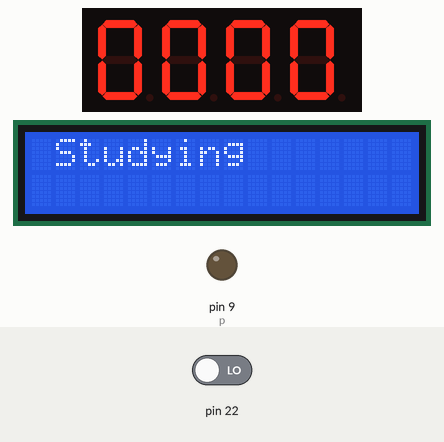
This sketch was run on a simulated Arduino Mega 2560, built with avr-gcc and run on an emulated ATmega2560. Shown: 4-digit seven-segment display, 16×2 character LCD, output pins drawn as LEDs (lit = HIGH). Wiring (inferred from the names in the program): 4-digit 7-segment display, segments lit when HIGH: segments pin 2, pin 3, pin 4, pin 5, pin 6, pin 7, pin 8; digit selects pin 13, pin 12, pin 11, pin 10. The inputs (shaded band) are chosen by the test bench; at power-on: pin 22 LOW. The segment pins are drawn as the display they are named for; pins used as bus, display or sensor lines are not drawn.

Above: at 0.19 s.
At 5.18 s:
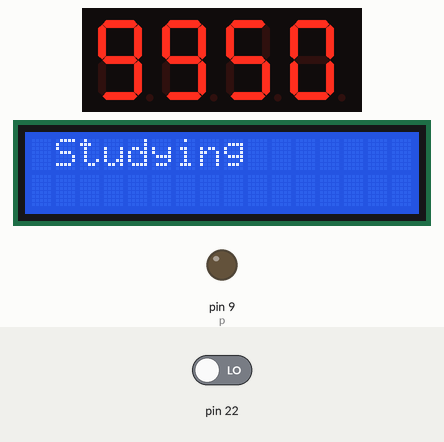
At 10.38 s:
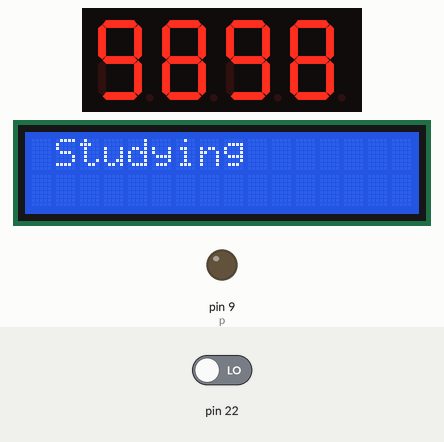
At 20.2 s:
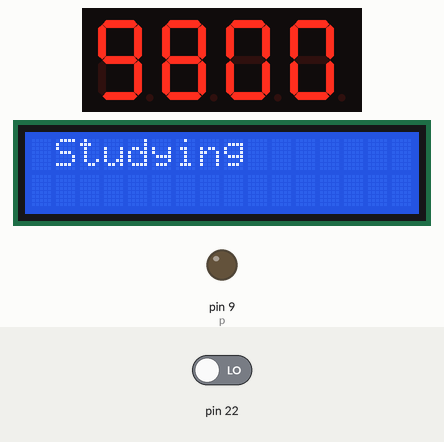
At 29.8 s:
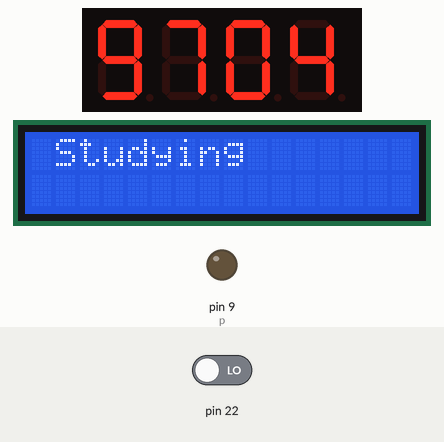
At 39.8 s:
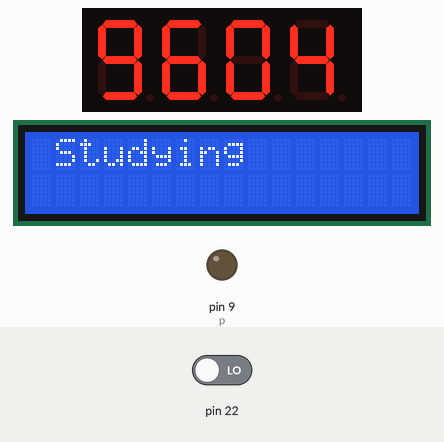

The sketch:

mega_pomodoro.ino
```cpp
#include <TimerOne.h>
#include <Wire.h>
#include <LiquidCrystal_I2C.h>

LiquidCrystal_I2C lcd(0x27,16,2);

//the pins of 4-digit 7-segment display attach to pin2-13 respectively
int a = 2;int b = 3;int c = 4;
int d = 5;int e = 6;int f = 7;
int g = 8;int p = 9;

int d4 = 10;int d3 = 11;
int d2 = 12;int d1 = 13;

long n = 10000;// n represents the value displayed on the LED display. For example, when n=0, 0000 is displayed. The maximum value is 9999.
int x = 100;
int del = 5;//Set del as 5; the value is the degree of fine tuning for the clock
int count = 0;//Set count=0. Here count is a count value that increases by 1 every 0.1 second, which means 1 second is counted when the value is 10

int seconds;
int secs_rem;
int mins;

void setup()
{
  Serial.begin(9600);
  lcd.init();                      // initialize the lcd
  // Print a message to the LCD.
  lcd.backlight();
  lcd.setCursor(1,0);
  lcd.print("Studying");

  //set all the pins of the LED display as output
  for(int i = 2; i<=13; i++){
    pinMode(i, OUTPUT);
  }

  //pause button as input
  pinMode(22, INPUT);

  Timer1.initialize(100000); // set a timer of length 100000 microseconds (or 0.1 sec - or 10Hz => the led will blink 5 times, 5 cycles of on-and-off, per second)
  Timer1.attachInterrupt( add ); // attach the service routine here
  Serial.begin(9600);
}
/***************************************/
#include <SoftwareSerial.h>

void loop()
{
  int PausedButtonState = digitalRead(22);

  clearLEDs();//clear the 7-segment display screen
  pickDigit(0);//Light up 7-segment display d1
  pickNumber((n/1000));// get the value of thousand
  delay(del);//delay 5ms

  clearLEDs();//clear the 7-segment display screen
  pickDigit(1);//Light up 7-segment display d2
  pickNumber(n%1000/100);// get the value of thousand
  delay(del);//delay 5ms

  clearLEDs();//clear the 7-segment display screen
  pickDigit(2);//Light up 7-segment display d3
  pickNumber(n%100/10);// get the value of thousand
  delay(del);//delay 5ms

  clearLEDs();//clear the 7-segment display screen
  pickDigit(3);//Light up 7-segment display d4
  pickNumber(n%10);// get the value of thousand
  delay(del);//delay 5ms


}
/**************************************/
void pickDigit(int x)  //light up a 7-segment display
{
  //The 7-segment LED display is a common-cathode one. So also use digitalWrite to set d1 as high and the LED will go out
  digitalWrite(d1, HIGH);
  digitalWrite(d2, HIGH);
  digitalWrite(d3, HIGH);
  digitalWrite(d4, HIGH);

  switch(x)
  {
    case 0:
    digitalWrite(d1, LOW);//Light d1 up
    break;
    case 1:
    digitalWrite(d2, LOW); //Light d2 up
    break;
    case 2:
    digitalWrite(d3, LOW); //Light d3 up
    break;
  default:
    digitalWrite(d4, LOW); //Light d4 up
    break;
  }
}
//The function is to control the 7-segment LED display to display numbers. Here x is the number to be displayed. It is an integer from 0 to 9
void pickNumber(int x)
{
  switch(x)
  {
    default:
    zero();
    break;
    case 1:
    one();
    break;
    case 2:
    two();
    break;
    case 3:
    three();
    break;
    case 4:
    four();
    break;
  case 5:
    five();
    break;
  case 6:
    six();
    break;
  case 7:
    seven();
    break;
  case 8:
    eight();
    break;
  case 9:
    nine();
    break;
  }
}
void clearLEDs() //clear the  7-segment display screen
{
  digitalWrite(a, LOW);
  digitalWrite(b, LOW);
  digitalWrite(c, LOW);
  digitalWrite(d, LOW);
  digitalWrite(e, LOW);
  digitalWrite(f, LOW);
  digitalWrite(g, LOW);
  digitalWrite(p, LOW);
}

void zero() //the  7-segment led display 0
{
  digitalWrite(a, HIGH);
  digitalWrite(b, HIGH);
  digitalWrite(c, HIGH);
  digitalWrite(d, HIGH);
  digitalWrite(e, HIGH);
  digitalWrite(f, HIGH);
  digitalWrite(g, LOW);
}

void one()  //the  7-segment led display 1
{
  digitalWrite(a, LOW);
  digitalWrite(b, HIGH);
  digitalWrite(c, HIGH);
  digitalWrite(d, LOW);
  digitalWrite(e, LOW);
  digitalWrite(f, LOW);
  digitalWrite(g, LOW);
}

void two()  //the  7-segment led display 2
{
  digitalWrite(a, HIGH);
  digitalWrite(b, HIGH);
  digitalWrite(c, LOW);
  digitalWrite(d, HIGH);
  digitalWrite(e, HIGH);
  digitalWrite(f, LOW);
  digitalWrite(g, HIGH);
}

void three()  //the  7-segment led display 3
{
  digitalWrite(a, HIGH);
  digitalWrite(b, HIGH);
  digitalWrite(c, HIGH);
  digitalWrite(d, HIGH);
  digitalWrite(e, LOW);
  digitalWrite(f, LOW);
  digitalWrite(g, HIGH);
}

void four()  //the  7-segment led display 4
{
  digitalWrite(a, LOW);
  digitalWrite(b, HIGH);
  digitalWrite(c, HIGH);
  digitalWrite(d, LOW);
  digitalWrite(e, LOW);
  digitalWrite(f, HIGH);
  digitalWrite(g, HIGH);
}

void five()  //the  7-segment led display 5
{
  digitalWrite(a, HIGH);
  digitalWrite(b, LOW);
  digitalWrite(c, HIGH);
  digitalWrite(d, HIGH);
  digitalWrite(e, LOW);
  digitalWrite(f, HIGH);
  digitalWrite(g, HIGH);
}

void six()  //the  7-segment led display 6
{
  digitalWrite(a, HIGH);
  digitalWrite(b, LOW);
  digitalWrite(c, HIGH);
  digitalWrite(d, HIGH);
  digitalWrite(e, HIGH);
  digitalWrite(f, HIGH);
  digitalWrite(g, HIGH);
}

void seven()  //the  7-segment led display 7
{
  digitalWrite(a, HIGH);
  digitalWrite(b, HIGH);
  digitalWrite(c, HIGH);
  digitalWrite(d, LOW);
  digitalWrite(e, LOW);
  digitalWrite(f, LOW);
  digitalWrite(g, LOW);
}

void eight()   //the  7-segment led display 8
{
  digitalWrite(a, HIGH);
  digitalWrite(b, HIGH);
  digitalWrite(c, HIGH);
  digitalWrite(d, HIGH);
  digitalWrite(e, HIGH);
  digitalWrite(f, HIGH);
  digitalWrite(g, HIGH);
}

void nine()  //the  7-segment led display 9
{
  digitalWrite(a, HIGH);
  digitalWrite(b, HIGH);
  digitalWrite(c, HIGH);
  digitalWrite(d, HIGH);
  digitalWrite(e, LOW);
  digitalWrite(f, HIGH);
  digitalWrite(g, HIGH);
}
/*******************************************/
void add()
{
    // Toggle LED
    n --;
    delay(1000);

}
```
